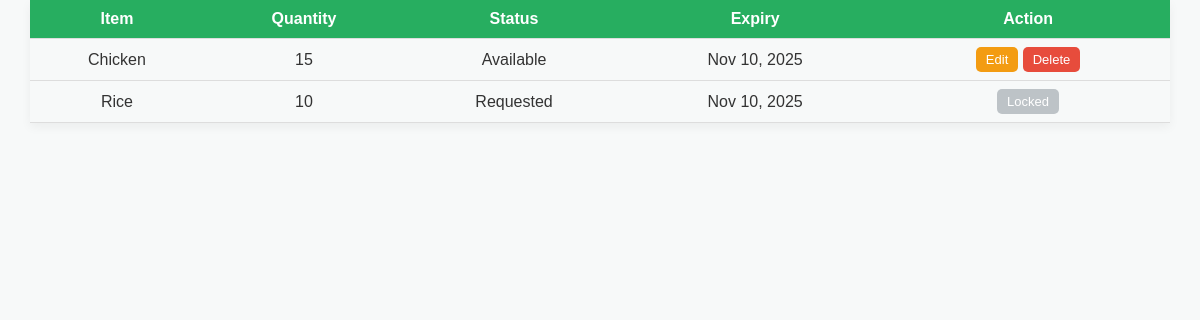
Page /php/donor_view_donations.php (signed in) on the earlier database version.
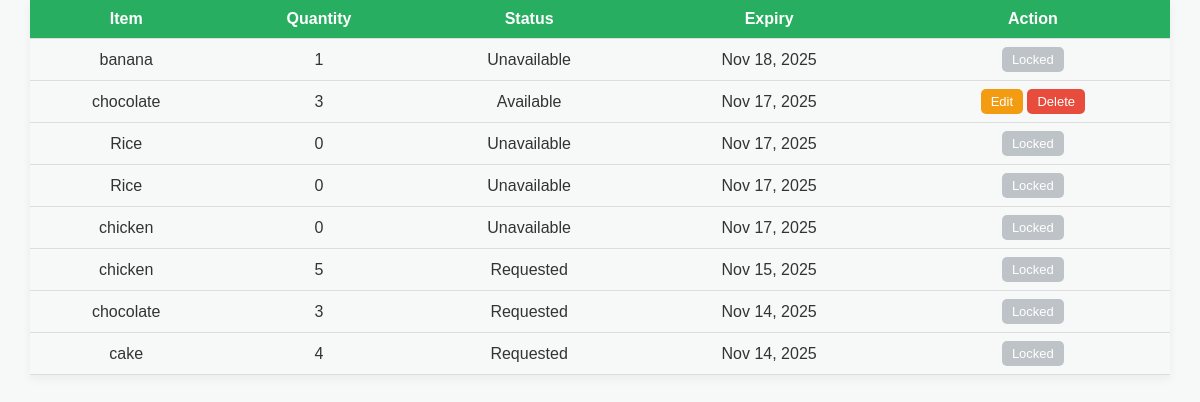
Same page on the later database version.
### tables this page shows
CREATE TABLE `food_donation` (
  `DonationID` int(11) NOT NULL,
  `DonorID` int(11) DEFAULT NULL,
  `Item` varchar(100) DEFAULT NULL,
  `Quantity` int(11) DEFAULT NULL,
  `Status` varchar(50) DEFAULT 'Available',
  `ExpiryTime` datetime DEFAULT NULL
);

### php/donor_view_donations.php (the view, shortened to what this page needs)
<?php
include('db_connect.php');
$donor_id = $_SESSION['UserID'];
$stmt = $conn->prepare("SELECT DonationID, Item, Quantity, Status, ExpiryTime FROM food_donation WHERE DonorID = ? ORDER BY ExpiryTime DESC");
$stmt->bind_param("i", $donor_id);
$stmt->execute();
$result = $stmt->get_result();
?>
<!DOCTYPE html>
<html lang="en">
<head>
  <link rel="stylesheet" href="../style.css">
</head>
<body>
  <table>
    <tr>
      <th>Item</th>
      <th>Quantity</th>
      <th>Status</th>
      <th>Expiry</th>
      <th>Action</th>
    </tr>
    <?php if ($result->num_rows > 0): ?>
      <?php while($row = $result->fetch_assoc()): ?>
        <tr>
          <td><?php echo htmlspecialchars($row['Item']); ?></td>
          <td><?php echo htmlspecialchars($row['Quantity']); ?></td>
          <td><?php echo htmlspecialchars($row['Status']); ?></td>
          <td><?php echo date("M d, Y", strtotime($row['ExpiryTime'])); ?></td>
          <td>
            <?php if ($row['Status'] == 'Available'): ?>
              <a href="../edit_donation.php?id=<?php echo $row['DonationID']; ?>" class="btn btn-small btn-edit" style="text-decoration:none;" target="_top">Edit</a>
              <form action="delete_donation.php" method="POST" style="display:inline;" target="_top" onsubmit="return confirm('Are you sure you want to delete this item?');">
                <button type="submit" class="btn btn-small btn-delete">Delete</button>
              </form>
            <?php else: ?>
              <button class="btn btn-small btn-disabled" disabled>Locked</button>
            <?php endif; ?>
          </td>
        </tr>
      <?php endwhile; ?>
    <?php else: ?>
      <tr><td colspan="5">You have not added any donations yet.</td></tr>
    <?php endif; ?>
  </table>
</body>
</html>

### style.css (style rules this page uses)
body { font-family: 'Poppins', sans-serif; margin: 0; background-color: #fafdfb; color: #333; }
.btn { background-color: #6FCF97; color: white; padding: 10px 20px; border-radius: 8px; text-decoration: none; transition: 0.3s; font-weight: 500; display: inline-block; border: none; cursor: pointer; }
table { border-collapse: collapse; width: 90%; margin: 20px auto; box-shadow: 0 4px 10px rgba(0,0,0,0.05); }
th, td { padding: 12px; border-bottom: 1px solid #ddd; text-align: center; }
th { background-color: #27ae60; color: white; }

### php/donor_view_donations.php (style rules this page uses)
body { background: #f7f9f9; font-family: 'Poppins', sans-serif; }
table { width: 95%; margin:auto; border-collapse: collapse; text-align: center; }
th { background: #27ae60; color: white; padding: 10px; }
td { padding: 8px; border-bottom: 1px solid #ddd; }
.btn-small { padding: 5px 10px; font-size: 13px; border-radius: 5px; }
.btn-delete { background: #e74c3c; }
.btn-edit { background: #f39c12; }
.btn-disabled { background: #bdc3c7; cursor: not-allowed; }

Differences in the rows shown:
removed food_donation: Item "Chicken", Quantity "15", Status "Available", ExpiryTime "Nov 10, 2025"
removed food_donation: Item "Rice", Quantity "10", Status "Requested", ExpiryTime "Nov 10, 2025", shows "Locked"
added food_donation: Item "banana", Quantity "1", Status "Unavailable", ExpiryTime "Nov 18, 2025", shows "Locked"
added food_donation: Item "chocolate", Quantity "3", Status "Available", ExpiryTime "Nov 17, 2025"
added food_donation: Item "Rice", Quantity "0", Status "Unavailable", ExpiryTime "Nov 17, 2025", shows "Locked"
added food_donation: Item "Rice", Quantity "0", Status "Unavailable", ExpiryTime "Nov 17, 2025", shows "Locked"
added food_donation: Item "chicken", Quantity "0", Status "Unavailable", ExpiryTime "Nov 17, 2025", shows "Locked"
added food_donation: Item "chicken", Quantity "5", Status "Requested", ExpiryTime "Nov 15, 2025", shows "Locked"
added food_donation: Item "chocolate", Quantity "3", Status "Requested", ExpiryTime "Nov 14, 2025", shows "Locked"
added food_donation: Item "cake", Quantity "4", Status "Requested", ExpiryTime "Nov 14, 2025", shows "Locked"
